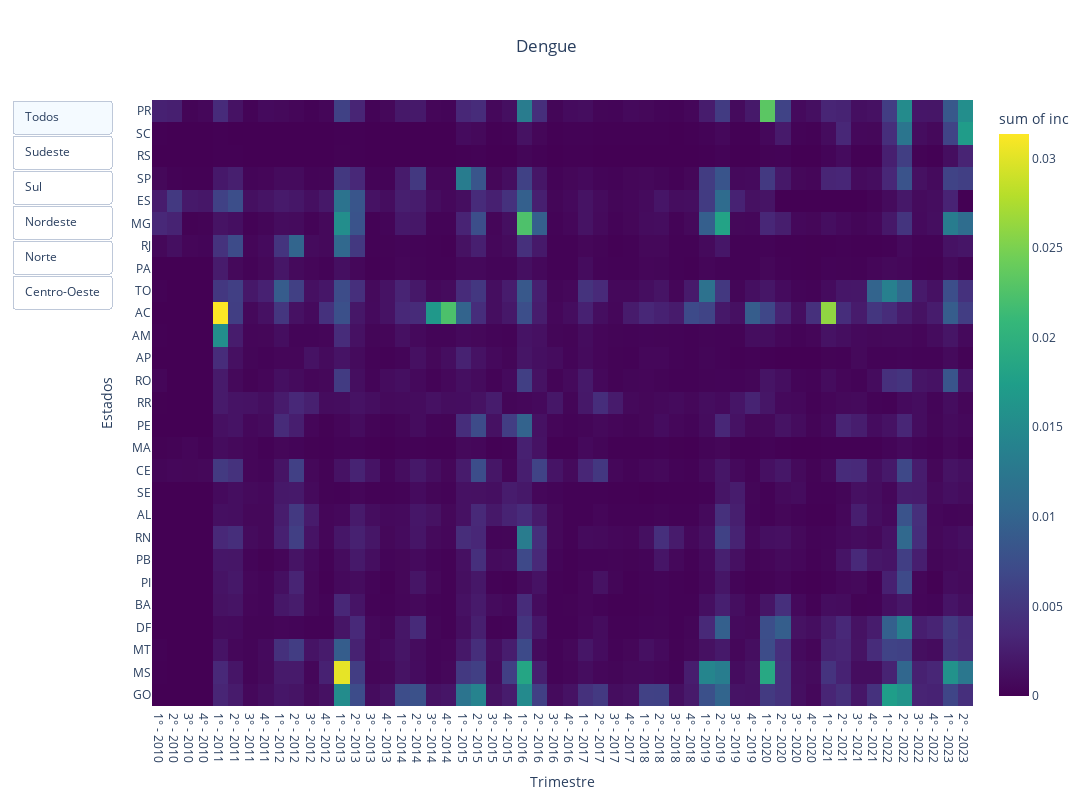

The notebook cell this image was saved under:
### Markdown cell above
## Heatmap

### Code cell
def plot_heatmap_single(agravo = 'dengue'):
    
    """
    Function to plot a heatmap of the incidence by quarter
    
    Parameters
    ----------
    agravo: str
        name of the disease (dengue or chik)

    Returns
    -------
    fig
        an altair figura

    """
    
    # load the data
    df_end= pd.read_csv(f'../cases//data/{agravo}_br_2010-2022_quarter.csv')
    df_end.set_index('data_iniSE', inplace = True)
    df_end.index = pd.to_datetime(df_end.index)

    # the column order is used to agg the states in the yaxis based on the region 
    df_end['order'] = np.nan

    df_end.loc[df_end.regiao == 'Sudeste', 'order'] = 1
    df_end.loc[df_end.regiao == 'Sul', 'order'] = 2
    df_end.loc[df_end.regiao == 'Nordeste', 'order'] = 3
    df_end.loc[df_end.regiao == 'Norte', 'order'] = 4
    df_end.loc[df_end.regiao == 'Centro-Oeste', 'order'] = 5
    
    if agravo=='dengue':
        title = 'Dengue'
        color_scheme = 'viridis'

    if agravo == 'chik':
        title='Chikungunya'
        color_scheme = 'orangered'

    # create the figure
    fig = px.density_heatmap(df_end, x="trimestre-tick", 
                                y = "UF",
                                z="inc", 
                                color_continuous_scale=color_scheme, 
                                width=1100, height=800,
                                title = title,
                                )
    fig.update_yaxes(title = "Estados", 
                     categoryorder='array', 
                     categoryarray=df_end.sort_values('regiao')['UF'].unique(), 
    )
    
    fig.update_xaxes(title = "Trimestre")
    fig.update_traces(showscale=False)

    fig.update_layout(
        title={
            'y':0.95,
            'x':0.5,
            'xanchor': 'center',
            'yanchor': 'top'},
        
        updatemenus=[
            dict(
                type="buttons",
                direction="up",
                active=0,
                buttons=list([
                    dict(
                        args=[{"y": [df_end['UF']]},
                              {"title": title}],
                        label="Todos",
                        method="update",
                    ),
                    dict(
                        args=[{"y": [df_end[df_end.regiao == 'Sudeste']['UF']]},
                              {"title": title + " - Sudeste"}],
                        label="Sudeste",
                        method="update",
                    ),
                    dict(
                        args=[{"y": [df_end[df_end.regiao == 'Sul']['UF']]},
                              {"title": title + " - Sul"}],
                        label="Sul",
                        method="update",
                    ),
                    dict(
                        args=[{"y": [df_end[df_end.regiao == 'Nordeste']['UF']]},
                              {"title": title + " - Nordeste"}],
                        label="Nordeste",
                        method="update",
                    ),
                    dict(
                        args=[{"y": [df_end[df_end.regiao == 'Norte']['UF']]},
                              {"title": title + " - Norte"}],
                        label="Norte",
                        method="update",
                    ),
                    dict(
                        args=[{"y": [df_end[df_end.regiao == 'Centro-Oeste']['UF']]},
                              {"title": title + " - Centro-Oeste"}],
                        label="Centro-Oeste",
                        method="update",
                    ),
                ]),
            )

        ]
    )
    return fig

fig = plot_heatmap_single(agravo = 'dengue')

fig

### Figure 1 — Plotly figure (JSON) as saved in the notebook; plotly's stock layout.template omitted (floating-point values rounded to 4 significant figures; data arrays with more than 128 entries replaced by an {"elided": "..."} marker saying what was removed)
{"data": [{"coloraxis": "coloraxis", "histfunc": "sum", "hovertemplate": "trimestre-tick=%{x}<br>UF=%{y}<br>sum of inc=%{z}<extra></extra>", "name": "", "showscale": false, "type": "histogram2d", "x": {"elided": "1458 str values"}, "xaxis": "x", "xbingroup": "x", "y": {"elided": "1458 str values"}, "yaxis": "y", "ybingroup": "y", "z": {"elided": "1458 float values"}}], "layout": {"coloraxis": {"colorbar": {"title": {"text": "sum of inc"}}, "colorscale": [[0, "#440154"], [0.1111, "#482878"], [0.2222, "#3e4989"], [0.3333, "#31688e"], [0.4444, "#26828e"], [0.5556, "#1f9e89"], [0.6667, "#35b779"], [0.7778, "#6ece58"], [0.8889, "#b5de2b"], [1, "#fde725"]]}, "height": 800, "legend": {"tracegroupgap": 0}, "title": {"text": "Dengue", "x": 0.5, "xanchor": "center", "y": 0.95, "yanchor": "top"}, "updatemenus": [{"active": 0, "buttons": [{"args": [{"y": {"elided": "1x1458 str values"}}, {"title": "Dengue"}], "label": "Todos", "method": "update"}, {"args": [{"y": {"elided": "1x216 str values"}}, {"title": "Dengue - Sudeste"}], "label": "Sudeste", "method": "update"}, {"args": [{"y": {"elided": "1x162 str values"}}, {"title": "Dengue - Sul"}], "label": "Sul", "method": "update"}, {"args": [{"y": {"elided": "1x486 str values"}}, {"title": "Dengue - Nordeste"}], "label": "Nordeste", "method": "update"}, {"args": [{"y": {"elided": "1x378 str values"}}, {"title": "Dengue - Norte"}], "label": "Norte", "method": "update"}, {"args": [{"y": {"elided": "1x216 str values"}}, {"title": "Dengue - Centro-Oeste"}], "label": "Centro-Oeste", "method": "update"}], "direction": "up", "type": "buttons"}], "width": 1100, "xaxis": {"anchor": "y", "domain": [0, 1], "title": {"text": "Trimestre"}}, "yaxis": {"anchor": "x", "categoryarray": ["GO", "MS", "MT", "DF", "BA", "PI", "PB", "RN", "AL", "SE", "CE", "MA", "PE", "RR", "RO", "AP", "AM", "AC", "TO", "PA", "RJ", "MG", "ES", "SP", "RS", "SC", "PR"], "categoryorder": "array", "domain": [0, 1], "title": {"text": "Estados"}}}}
